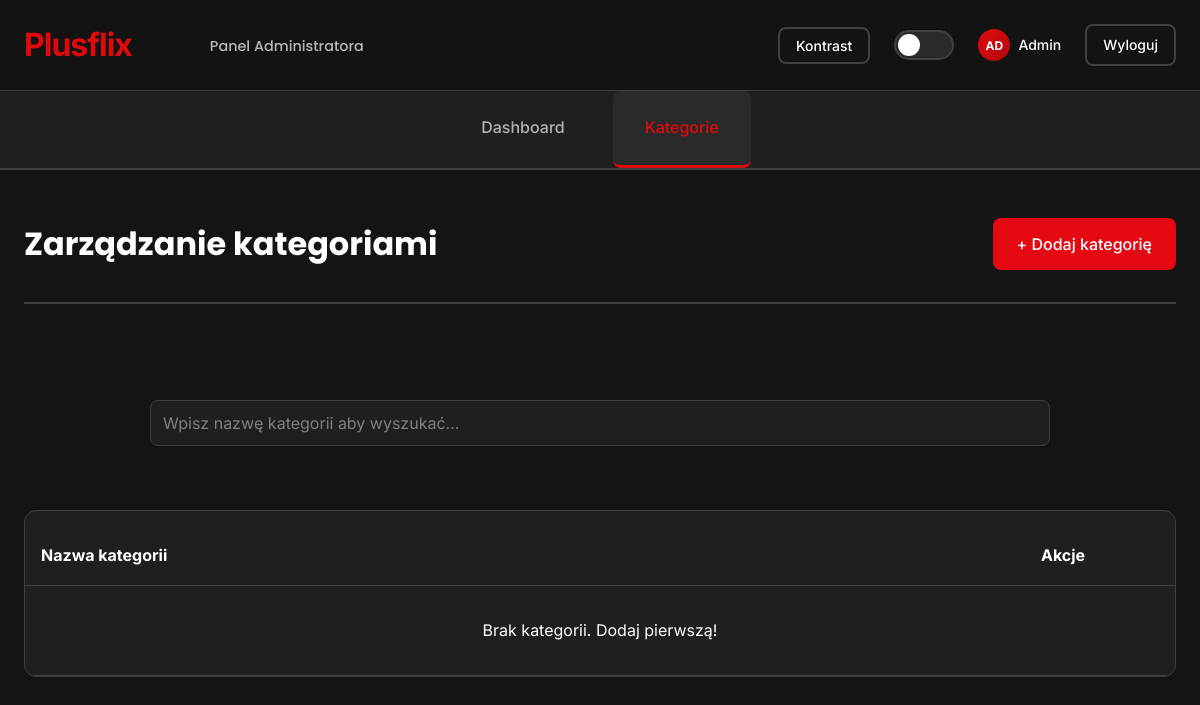
The page /admin-categories.php (signed in) on the database as committed earlier.
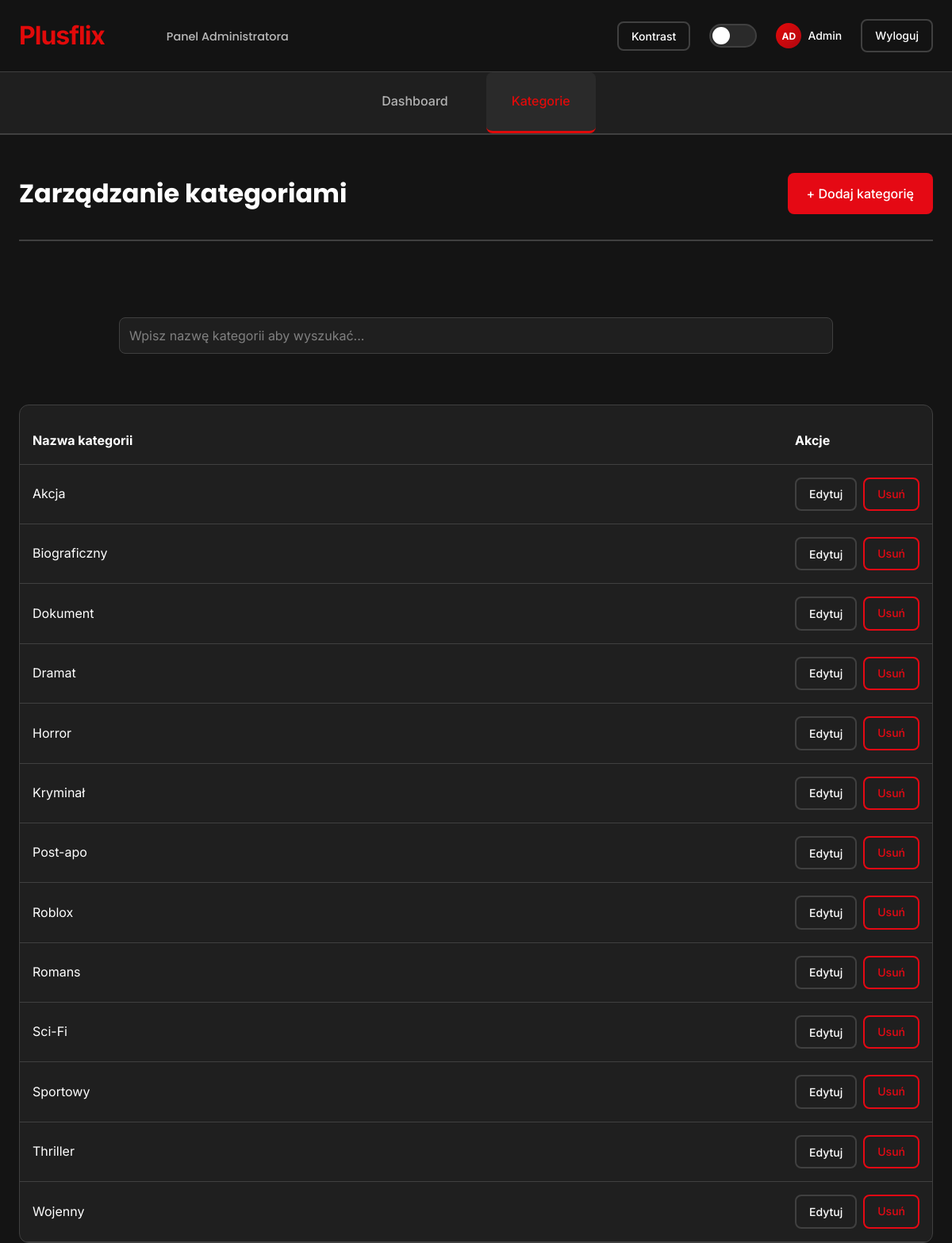
The same page on the database as committed later.
### tables this page shows
CREATE TABLE Kategorie (id_kategorii INTEGER PRIMARY KEY AUTOINCREMENT, nazwa TEXT NOT NULL UNIQUE);

### admin-categories.php (the view, shortened to what this page needs)
<?php
$database = new Database();
$db = $database->connect();
$sql = "SELECT * FROM Kategorie ORDER BY nazwa ASC";
$stmt = $db->prepare($sql);
$stmt->execute();
$categories = $stmt->fetchAll();
?>
<!DOCTYPE html>
<html lang="pl" data-theme="dark">
<head>
    <link rel="stylesheet" href="css/variables.css">
    <link rel="stylesheet" href="css/main.css">
    <link rel="stylesheet" href="css/components.css">
    <link rel="stylesheet" href="css/admin.css">
</head>
<body>
<header class="header">
    <div class="container">
        <div class="header-content">
            <div class="header-logo-wrapper">
                <a href="index.php" class="logo">Plusflix</a>
                <span class="slogan">Panel Administratora</span>
            </div>
            <div class="header-right">
                <button id="contrastToggle" class="btn btn-secondary btn-sm">Kontrast</button>
                <div class="theme-toggle" id="themeToggle"><div class="theme-toggle-slider"></div></div>
                <div class="user-info"><div class="user-avatar">AD</div><span class="user-name">Admin</span></div>
                <a href="admin-logout.php" class="btn btn-secondary btn-sm">Wyloguj</a>
            </div>
        </div>
    </div>
</header>
<nav class="admin-nav">
    <div class="container" style="display: flex; gap: var(--spacing-sm);">
        <a href="admin-dashboard.php" class="admin-nav-link">Dashboard</a>
        <a href="admin-categories.php" class="admin-nav-link active">Kategorie</a>
    </div>
</nav>
<section class="admin-section">
    <div class="container">
        <div class="admin-header">
            <h2 class="admin-title">Zarządzanie kategoriami</h2>
            <button class="btn btn-primary" onclick="showCategoryForm()">+ Dodaj kategorię</button>
        </div>
        <div class="search-container" style="margin-bottom: 1rem; width: 100%;">
            <input type="text"
                   id="categorySearchInput"
                   class="search-input search-full-width"
                   placeholder="Wpisz nazwę kategorii aby wyszukać...">
        </div>
        <div class="admin-table-container">
            <table class="categories-table">
                <thead>
                <tr>
                    <th>Nazwa kategorii</th>
                    <th style="width: 150px;">Akcje</th>
                </tr>
                </thead>
                <tbody>
                <?php foreach ($categories as $cat): ?>
                    <tr>
                        <td><?php echo htmlspecialchars($cat['nazwa']); ?></td>
                        <td>
                            <div class="action-btn-group">
                                <button class="btn btn-secondary btn-sm" onclick='editCategory(<?php echo json_encode($cat); ?>)'>Edytuj</button>
                                <a href="admin-categories.php?delete_id=<?php echo $cat['id_kategorii']; ?>" class="btn btn-secondary btn-sm" onclick="return confirm('Czy na pewno usunąć tę kategorię?')" style="color: #e50914; border-color: #e50914;">Usuń</a>
                            </div>
                        </td>
                    </tr>
                <?php endforeach; ?>
                <?php if (empty($categories)): ?>
                    <tr><td colspan="2" style="text-align:center; padding: 2rem;">Brak kategorii. Dodaj pierwszą!</td></tr>
                <?php endif; ?>
                </tbody>
            </table>
        </div>
    </div>
</section>
</body>
</html>

### css/variables.css (style rules this page uses)
:root { --bg-primary: #141414; --bg-secondary: #1f1f1f; --bg-tertiary: #2a2a2a; --bg-hover: #333333; --accent-primary: #e10a0a; --accent-hover: #f40612; --accent-dark: #b20710; --text-primary: #ffffff; --text-secondary: #b3b3b3; --text-muted: #808080; --border-color: #404040; --shadow: rgba(0, 0, 0, 0.7); --star-empty: #404040; --star-filled: #ffd700; --card-bg: #1f1f1f; --input-bg: #333333; --button-bg: #e50914; --button-hover: #f40612; --font-primary: 'Inter', -apple-system, BlinkMacSystemFont, 'Segoe UI', sans-serif; --font-heading: 'Poppins', sans-serif; --spacing-xs: 0.5rem; --spacing-sm: 1rem; --spacing-md: 1.5rem; --spacing-lg: 2rem; --spacing-xl: 3rem; --radius-sm: 4px; --radius-md: 8px; --radius-lg: 12px; --transition-fast: 0.2s ease; --transition-normal: 0.3s ease; }

### css/main.css (style rules this page uses)
:root { --font-primary: 'Inter', sans-serif; --font-heading: 'Poppins', sans-serif; }
* { margin: 0; padding: 0; box-sizing: border-box; font-family: inherit; }
body { font-family: var(--font-primary); background-color: var(--bg-primary); color: var(--text-primary); line-height: 1.6; transition: background-color var(--transition-normal), color var(--transition-normal); }
.container { max-width: 1400px; margin: 0 auto; padding: 0 var(--spacing-md); }
.header { border-bottom: 1px solid var(--border-color); padding: var(--spacing-md) 0; position: sticky; top: 0; z-index: 100; backdrop-filter: blur(10px); background-color: rgba(20, 20, 20, 0.95); }
.header-content { display: flex; justify-content: space-between; align-items: center; gap: var(--spacing-md); }
.header-logo-wrapper { display: flex; align-items: center; gap: var(--spacing-sm); line-height: 1; }
.logo { font-size: 2rem; font-weight: 700; color: var(--accent-primary); text-decoration: none; letter-spacing: -1px; display: inline-block; line-height: 1; }
.header-logo-wrapper .slogan { font-size: 0.9rem; opacity: 0.7; margin-bottom: 0; font-weight: 500; font-style: normal; text-transform: none; white-space: nowrap; transform: translateY(1px); }
.slogan { flex: 0 0 100%; text-align: center; font-size: 2rem; font-weight: 700; font-style: normal; opacity: 0.25; margin-bottom: var(--spacing-lg); color: var(--text-primary); font-family: var(--font-heading); }
.header-right { display: flex; align-items: center; gap: var(--spacing-md); }
.theme-toggle { position: relative; width: 60px; height: 30px; background-color: var(--bg-tertiary); border: 2px solid var(--border-color); border-radius: 30px; cursor: pointer; transition: all var(--transition-normal); }
.theme-toggle-slider { position: absolute; top: 2px; left: 2px; width: 22px; height: 22px; background-color: var(--text-primary); border-radius: 50%; transition: transform var(--transition-normal); }
.search-container { padding: 3rem 0; max-width: 900px; margin: 0 auto; position: relative; display: flex; flex-wrap: wrap; gap: var(--spacing-md); justify-content: center; align-items: stretch; }
.search-input { flex: 1; padding: var(--spacing-md) var(--spacing-lg); font-size: 1rem; background-color: var(--input-bg); border: 2px solid var(--border-color); border-radius: var(--radius-lg); color: var(--text-primary); transition: all var(--transition-fast); }
.search-input::placeholder { color: var(--text-muted); }

### css/components.css (style rules this page uses)
.btn { padding: var(--spacing-sm) var(--spacing-md); font-size: 1rem; font-weight: 500; border: none; border-radius: var(--radius-md); cursor: pointer; transition: all var(--transition-fast); font-family: var(--font-primary); text-decoration: none; display: inline-block; }
.btn-primary { background-color: var(--button-bg); color: #ffffff; }
.btn-secondary { background-color: transparent; border: 2px solid var(--border-color); color: var(--text-primary); }
.admin-nav { display: flex; gap: var(--spacing-sm); margin-bottom: var(--spacing-lg); }
.admin-nav-link { padding: var(--spacing-sm) var(--spacing-md); background-color: var(--bg-secondary); color: var(--text-secondary); text-decoration: none; border-radius: var(--radius-md); transition: all var(--transition-fast); }
.admin-nav-link:hover, .admin-nav-link.active { background-color: var(--accent-primary); color: #ffffff; }
.btn-sm { padding: 0.5rem 1rem; font-size: 0.875rem; }

Rows that differ between the two databases and show on the page:
added kategorie: nazwa "Akcja"
added kategorie: nazwa "Biograficzny"
added kategorie: nazwa "Dokument"
added kategorie: nazwa "Dramat"
added kategorie: nazwa "Horror"
added kategorie: nazwa "Kryminał"
added kategorie: nazwa "Post-apo"
added kategorie: nazwa "Roblox"
added kategorie: nazwa "Romans"
added kategorie: nazwa "Sci-Fi"
added kategorie: nazwa "Sportowy"
added kategorie: nazwa "Thriller"
added kategorie: nazwa "Wojenny"
Other text that changed with them:
text no longer shown: "Brak kategorii. Dodaj pierwszą!"
